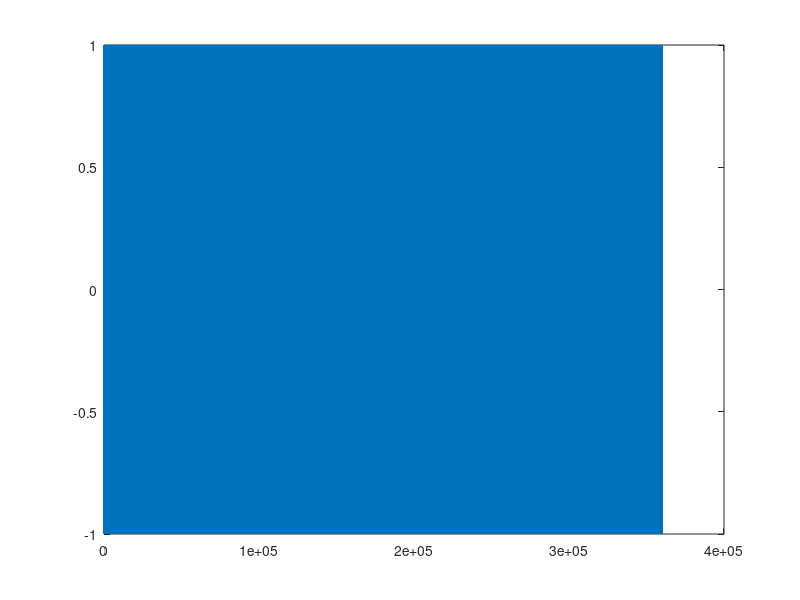

Here is the MATLAB script that generated this plot: (Note: this script raises an error after producing the figure.)
%% Figure 2 from Righetti, Buchli, and Ijspeert, (2006)
% start/stop simulation
t0 = 0;
tend = 3000; % fig 2.
Fs = 120; %500

% input signal
F_t = linspace(t0, tend, tend*Fs);
F = cos(30*F_t);
plot(F)

% model parameters
m = 1;                  % osc amplitude
e = [1 ;0.8; 0.6; 0.4]; % learning rates from fig 2.
tspan = [t0 tend];      % full timespan
%tspan = [cos_t];        % time point as cos

% integration 
for i = 1:length(e)
[t, y] = ode45(@(t,x)hopf_learn(t,x, m, e(i), F, F_t)...
    ,tspan, [0, 1, 40] );
    plot(t,y(:,3), 'black');
    hold on
end

title('Adaptive-Frequency Hopf Oscillator with Hebbian Learning')
xlabel('Time')
ylabel('W (Angular Frequency)')
legend(num2str(e))
hold off;

%% Multiple initial conditions
% start/stop simulation
t0 = 0;                 % start time
tend = 800;             % end time
Fs = 120;               % sample rate of input signal

% periodic forcing (cosine input)
F_t = linspace(t0, tend, tend*Fs);
F = cos(30*F_t);
plot(F); ylim([-1.5 1.5]);

% model parameters
m = 1;                  % osc amplitude
e = 1;                  % learning rate
w0 = [18; 26; 36; 42];  % initial conditions for osc freq
tspan = [t0 tend];      % full timespan
%tspan = [cos_t];       % time point as cos

% integration 
for i = 1:length(w0)
[t, y] = ode45(@(t,x)hopf_learn(t,x, m, e, F, F_t)...
    ,tspan, [0, 1, w0(i)] );
    plot(t,y(:,3), 'black');
    hold on
end

title('Adaptive-Frequency Hopf Oscillator with Hebbian Learning')
xlabel('Time')
ylabel('W (Angular Frequency)')
legend(num2str(w0))
hold off;


%% One Rythmic Frequency 
% start/stop simulation
t0 = 0;
tend = 250; % 3000, fig 2.
Fs = 120; % 500

% periodic forcing (cosine input)
F_t = linspace(t0, tend, tend*Fs);
F = cos(3*F_t);
%plot(F)

% model parameters
m = 1;                  % osc amplitude
e = [1 ;0.8; 0.6; 0.4]; % learning rates from fig 2.
%tspan = [t0 tend];      % full timespan
tspan = [F_t];        % time point as cos

for i = 1
[t, y] = ode45(@(t,x)hopf_learn(t,x, m, e(i), F, F_t)...
    ,tspan, [0, 1, 10] );
end

figure(1);
hold on
plot(t,y(:,3), 'black');
title('Adaptive-Frequency Hopf Oscillator with Hebbian Learning')
xlabel('Time')
ylabel('W (Angular Frequency)')
legend(num2str(e(i)))
hold off;


% Time series of w-dot and oscs
figure(2);
hold on
subplot(2,1,1)
plot(t,y(:,3), 'black', 'LineWidth', 1.5);
xlim([110 160])
title('Dynamics of Frequency Adaptation')
xlabel('Time')
ylabel('W (Angular Frequency)')
legend(num2str(e(i)))
hold off;

figure(2); 
subplot(2,1,2)
plot(t,F, '--black', 'LineWidth', 1.5);
hold on;
plot(t,y(:,2), 'LineWidth', 2, 'Color', '#7E2F8E');
xlim([110 160]);
title('Input Signal and Oscillator')
xlabel('Time')
ylabel('Amplitude')
legend('F', 'Oscillator')
hold off;

% phase portrait
figure;
hold on;
plot(y(:,1),y(:,2),	'Color','#808080', 'LineWidth', 0.5)
plot(y(1,1),y(1,2),'.-', 'MarkerSize', 20, 'Color', '#7E2F8E')        % initial conditions
plot(y(end,1),y(end,2),'.-','MarkerSize', 20)    % final position
title(['Phase Portrait: e = ' num2str(e(i))]);
xlabel('x-dot');
ylabel('y-dot');
hold off

%% Multiple rhythmic frequencies
% start/stop simulation
t0 = 0;
tend = 50; 
Fs = 120;

% input signal
f1 = 3;
f2 = 6;
f3 = 9;
F_t = linspace(t0, tend, tend*Fs);
F = sin(f1*F_t) + cos(f2*F_t) + sin(f3*F_t) ;
plot(F)

% model parameters
m = 1;                  % osc amplitude
e = 1;                % learning rate
%tspan = [t0 tend];     % full timespan
tspan = [F_t];          % time point as cos
w0 = [1;4;5;10];         % initial osc freqs

y_comp = [];

for i = 1:length(w0)
[t, y] = ode45(@(t,x)hopf_learn(t,x, m, e, F, F_t)...
    ,tspan, [0, 1, w0(i)] );
    plot(t,y(:,3), 'black');
    y_comp(:,i) = y(:,2);
    hold on
end

yline(f1,'k--');
yline(f2,'k--');
yline(f3,'k--');
title('Adaptive-Frequency Hopf Oscillator with Hebbian Learning')
xlabel('Time')
ylabel('W (Angular Frequency)')
legend(num2str(w0))
hold off;



figure; 
subplot(4,1,1)
plot(t,F, '-black', 'LineWidth', 1.5);
hold on;
plot(t,y_comp(:,4),'LineWidth', 2, 'Color', '#D95319')
ylabel('Amplitude')
legend('F', ['Oscillator'])
title([num2str(w0(4)) '-Hz Oscillator'])
hold off;

subplot(4,1,2)
hold on;
plot(t,F, '-black','LineWidth', 1.5);
plot(t,y_comp(:,3),'LineWidth', 2,'Color', 	'#D95319')
ylabel('Amplitude')
title([num2str(w0(3)) '-Hz Oscillator'])
hold off;

subplot(4,1,3)
hold on;
plot(t,F, '-black','LineWidth', 1.5);
plot(t,y_comp(:,2),'LineWidth', 2, 'Color', '#D95319');
ylabel('Amplitude')
title([num2str(w0(2)) '-Hz Oscillator'])
hold off;

subplot(4,1,4)
hold on;
plot(t,F, '-black','LineWidth', 1.5);
plot(t,y_comp(:,1),'LineWidth', 2, 'Color', 	'#D95319');
ylabel('Amplitude')
title([num2str(w0(1)) '-Hz Oscillator'])
hold off;

xlim([1 40]);
xlabel('Time')
ylabel('Amplitude')


%% Musical Rhythm
% NOT CURRENTLY WORKING
Fs = 120; % 500

%%%%%% Make stimulus %%%%%%  
s = stimulusMake(1, 'mid', 'Iso_2_1_Original_120BBPM_32cycles.mid', 'display', 1, 'fs', Fs);   % Western training rhythm
%s = stimulusMake(1, 'mid', 'NonIso_3_2_Original_120BPM_32cycles.mid', 'display', 1); % Balkan training rhythm

% start/stop simulation
t0 = s.t(1);
tend = s.t(end); % 3000, fig 2.

F_t = s.t;
s.x = 0.16*s.x/rms(s.x);      
F = s.x;
plot(F_t,F);

% model parameters
m = 1;                  % osc amplitude
e = 2; 
%tspan = [t0 tend];     % full timespan
tspan = [F_t];        % time point as cos


for i = 1
[t, y] = ode45(@(t,x)hopf_learn(t,x, m, e(i), F, F_t)...
    ,tspan, [0, 1, 8] );
end

figure;
hold on
plot(t,y(:,3), 'black');
title('Adaptive-Frequency Hopf Oscillator with Hebbian Learning')
xlabel('Time')
ylabel('W (Angular Frequency)')
legend(num2str(e(i)))
hold off;

% Time series 
figure; 
hold on;
plot(t,F, '--black');
plot(t,y(:,2), 'blue');
plot(t,y(:,1), '--blue');
xlim([t0 10]);
title('Adaptive-Frequency Hopf Oscillator with Hebbian Learning')
xlabel('Time')
ylabel('Amplitude')
legend('F', 'Oscillator')
hold off;




      